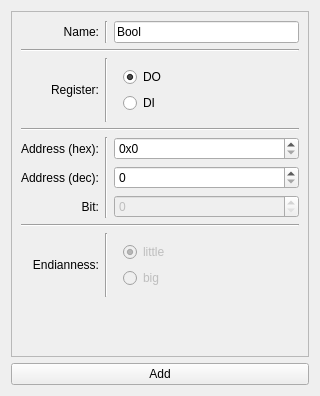
<?xml version="1.0" encoding="UTF-8"?>
<ui version="4.0">
 <class>InspectSHMAddBool</class>
 <widget class="QWidget" name="InspectSHMAddBool">
  <property name="geometry">
   <rect>
    <x>0</x>
    <y>0</y>
    <width>320</width>
    <height>396</height>
   </rect>
  </property>
  <property name="minimumSize">
   <size>
    <width>320</width>
    <height>150</height>
   </size>
  </property>
  <property name="windowTitle">
   <string>Add Bool</string>
  </property>
  <layout class="QVBoxLayout" name="verticalLayout">
   <item>
    <widget class="QScrollArea" name="scrollArea">
     <property name="widgetResizable">
      <bool>true</bool>
     </property>
     <widget class="QWidget" name="scrollAreaWidgetContents">
      <property name="geometry">
       <rect>
        <x>0</x>
        <y>0</y>
        <width>304</width>
        <height>340</height>
       </rect>
      </property>
      <layout class="QGridLayout" name="gridLayout">
       <item row="4" column="2">
        <widget class="QSpinBox" name="address">
         <property name="prefix">
          <string>0x</string>
         </property>
         <property name="displayIntegerBase">
          <number>16</number>
         </property>
        </widget>
       </item>
       <item row="7" column="0" colspan="3">
        <widget class="Line" name="line_3">
         <property name="orientation">
          <enum>Qt::Horizontal</enum>
         </property>
        </widget>
       </item>
       <item row="0" column="1">
        <widget class="Line" name="line_5">
         <property name="orientation">
          <enum>Qt::Vertical</enum>
         </property>
        </widget>
       </item>
       <item row="6" column="0">
        <widget class="QLabel" name="label_5">
         <property name="text">
          <string>Bit:</string>
         </property>
         <property name="alignment">
          <set>Qt::AlignRight|Qt::AlignTrailing|Qt::AlignVCenter</set>
         </property>
        </widget>
       </item>
       <item row="2" column="2">
        <widget class="QWidget" name="widget" native="true">
         <layout class="QVBoxLayout" name="verticalLayout_2">
          <item>
           <widget class="QRadioButton" name="reg_DO">
            <property name="text">
             <string>DO</string>
            </property>
            <property name="checked">
             <bool>true</bool>
            </property>
           </widget>
          </item>
          <item>
           <widget class="QRadioButton" name="reg_DI">
            <property name="text">
             <string>DI</string>
            </property>
           </widget>
          </item>
         </layout>
        </widget>
       </item>
       <item row="9" column="1">
        <widget class="Line" name="line_9">
         <property name="orientation">
          <enum>Qt::Vertical</enum>
         </property>
        </widget>
       </item>
       <item row="4" column="0">
        <widget class="QLabel" name="label">
         <property name="text">
          <string>Address (hex):</string>
         </property>
         <property name="alignment">
          <set>Qt::AlignRight|Qt::AlignTrailing|Qt::AlignVCenter</set>
         </property>
        </widget>
       </item>
       <item row="6" column="2">
        <widget class="QSpinBox" name="bit">
         <property name="enabled">
          <bool>false</bool>
         </property>
         <property name="minimum">
          <number>0</number>
         </property>
         <property name="maximum">
          <number>15</number>
         </property>
         <property name="value">
          <number>0</number>
         </property>
        </widget>
       </item>
       <item row="4" column="1" rowspan="3">
        <widget class="Line" name="line_7">
         <property name="orientation">
          <enum>Qt::Vertical</enum>
         </property>
        </widget>
       </item>
       <item row="10" column="0">
        <spacer name="verticalSpacer">
         <property name="orientation">
          <enum>Qt::Vertical</enum>
         </property>
         <property name="sizeHint" stdset="0">
          <size>
           <width>20</width>
           <height>40</height>
          </size>
         </property>
        </spacer>
       </item>
       <item row="2" column="1">
        <widget class="Line" name="line_6">
         <property name="orientation">
          <enum>Qt::Vertical</enum>
         </property>
        </widget>
       </item>
       <item row="9" column="2">
        <widget class="QWidget" name="widget_2" native="true">
         <property name="enabled">
          <bool>true</bool>
         </property>
         <layout class="QVBoxLayout" name="verticalLayout_3">
          <item>
           <widget class="QRadioButton" name="endian_little">
            <property name="enabled">
             <bool>false</bool>
            </property>
            <property name="text">
             <string>little</string>
            </property>
            <property name="checked">
             <bool>true</bool>
            </property>
           </widget>
          </item>
          <item>
           <widget class="QRadioButton" name="endian_big">
            <property name="enabled">
             <bool>false</bool>
            </property>
            <property name="text">
             <string>big</string>
            </property>
           </widget>
          </item>
         </layout>
        </widget>
       </item>
       <item row="2" column="0">
        <widget class="QLabel" name="label_3">
         <property name="text">
          <string>Register:</string>
         </property>
         <property name="alignment">
          <set>Qt::AlignRight|Qt::AlignTrailing|Qt::AlignVCenter</set>
         </property>
        </widget>
       </item>
       <item row="3" column="0" colspan="3">
        <widget class="Line" name="line_2">
         <property name="orientation">
          <enum>Qt::Horizontal</enum>
         </property>
        </widget>
       </item>
       <item row="0" column="2">
        <widget class="QLineEdit" name="name">
         <property name="text">
          <string>Bool</string>
         </property>
        </widget>
       </item>
       <item row="0" column="0">
        <widget class="QLabel" name="label_4">
         <property name="text">
          <string>Name:</string>
         </property>
         <property name="alignment">
          <set>Qt::AlignRight|Qt::AlignTrailing|Qt::AlignVCenter</set>
         </property>
        </widget>
       </item>
       <item row="1" column="0" colspan="3">
        <widget class="Line" name="line">
         <property name="orientation">
          <enum>Qt::Horizontal</enum>
         </property>
        </widget>
       </item>
       <item row="5" column="2">
        <widget class="QSpinBox" name="address_dec"/>
       </item>
       <item row="9" column="0">
        <widget class="QLabel" name="label_8">
         <property name="text">
          <string>Endianness:</string>
         </property>
         <property name="alignment">
          <set>Qt::AlignRight|Qt::AlignTrailing|Qt::AlignVCenter</set>
         </property>
        </widget>
       </item>
       <item row="5" column="0">
        <widget class="QLabel" name="label_2">
         <property name="text">
          <string>Address (dec):</string>
         </property>
         <property name="alignment">
          <set>Qt::AlignRight|Qt::AlignTrailing|Qt::AlignVCenter</set>
         </property>
        </widget>
       </item>
      </layout>
     </widget>
    </widget>
   </item>
   <item>
    <widget class="QPushButton" name="button_add">
     <property name="text">
      <string>Add</string>
     </property>
    </widget>
   </item>
  </layout>
 </widget>
 <resources/>
 <connections/>
</ui>
